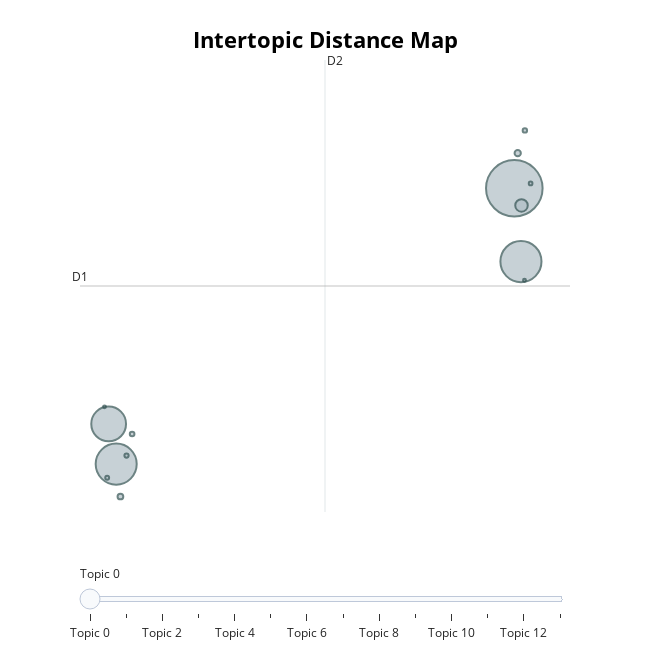

The notebook cell this image was saved under:
### Code cell
bertmodel.visualize_topics()

### Figure 1 — Plotly figure (JSON) as saved in the notebook; plotly's stock layout.template omitted (floating-point values rounded to 4 significant figures)
{"data": [{"customdata": [[0, "seizure | sharp | waves | focal | disorder", 4470], [1, "diffuse | dysfunction | cortical | slow | encephalopathy", 2358], [2, "normal | eeg | awake | sleep | drowsiness", 2353], [3, "within | limits | normal | eeg | limit", 1686], [4, "epileptiform | discharges | cortical | dysfunction | slow", 218], [5, "suspicious | sharp | waves | temporal | significance", 55], [6, "narcolepsy | rem | latency | onset | mslt", 46], [7, "name |  |  |  | ", 30], [8, "suppression | burst | thiopentone | pattern | phenobarbitone", 27], [9, "study | normal | agree | mslt | ", 25], [10, "ecg | ventricular | ectopics | awake | normal", 21], [11, "bitemporal | indicating | due | partial | arising", 19], [12, "electrocerebral | silence | prognosis | severe | process", 12], [13, "within | limits | normal | record | limit", 11]], "hovertemplate": "<b>Topic %{customdata[0]}</b><br>%{customdata[1]}<br>Size: %{customdata[2]}", "legendgroup": "", "marker": {"color": "#B0BEC5", "line": {"color": "DarkSlateGrey", "width": 2}, "size": [4470, 2358, 2353, 1686, 218, 55, 46, 30, 27, 25, 21, 19, 12, 11], "sizemode": "area", "sizeref": 2.794, "symbol": "circle"}, "mode": "markers", "name": "", "orientation": "v", "showlegend": false, "type": "scatter", "x": [13.65, 14.02, -8.415, -8.833, 14.05, 13.84, -8.18, -7.532, 14.24, -7.842, -8.914, 14.56, 14.22, -9.062], "xaxis": "x", "y": [6.359, 5.227, 2.097, 2.718, 6.093, 6.902, 1.596, 2.562, 7.254, 2.23, 1.885, 6.434, 4.94, 2.982], "yaxis": "y"}], "layout": {"annotations": [{"showarrow": false, "text": "D1", "x": -10.42, "y": 4.849, "yshift": 10}, {"showarrow": false, "text": "D2", "x": 3.16, "xshift": 10, "y": 8.342}], "height": 650, "hoverlabel": {"bgcolor": "white", "font": {"family": "Rockwell", "size": 16}}, "legend": {"itemsizing": "constant", "tracegroupgap": 0}, "margin": {"t": 60}, "shapes": [{"line": {"color": "#CFD8DC", "width": 2}, "type": "line", "x0": 3.16, "x1": 3.16, "y0": 1.357, "y1": 8.342}, {"line": {"color": "#9E9E9E", "width": 2}, "type": "line", "x0": -10.42, "x1": 16.74, "y0": 4.849, "y1": 4.849}], "sliders": [{"active": 0, "pad": {"t": 50}, "steps": [{"args": [{"marker.color": [["red", "#B0BEC5", "#B0BEC5", "#B0BEC5", "#B0BEC5", "#B0BEC5", "#B0BEC5", "#B0BEC5", "#B0BEC5", "#B0BEC5", "#B0BEC5", "#B0BEC5", "#B0BEC5", "#B0BEC5"]]}], "label": "Topic 0", "method": "update"}, {"args": [{"marker.color": [["#B0BEC5", "red", "#B0BEC5", "#B0BEC5", "#B0BEC5", "#B0BEC5", "#B0BEC5", "#B0BEC5", "#B0BEC5", "#B0BEC5", "#B0BEC5", "#B0BEC5", "#B0BEC5", "#B0BEC5"]]}], "label": "Topic 1", "method": "update"}, {"args": [{"marker.color": [["#B0BEC5", "#B0BEC5", "red", "#B0BEC5", "#B0BEC5", "#B0BEC5", "#B0BEC5", "#B0BEC5", "#B0BEC5", "#B0BEC5", "#B0BEC5", "#B0BEC5", "#B0BEC5", "#B0BEC5"]]}], "label": "Topic 2", "method": "update"}, {"args": [{"marker.color": [["#B0BEC5", "#B0BEC5", "#B0BEC5", "red", "#B0BEC5", "#B0BEC5", "#B0BEC5", "#B0BEC5", "#B0BEC5", "#B0BEC5", "#B0BEC5", "#B0BEC5", "#B0BEC5", "#B0BEC5"]]}], "label": "Topic 3", "method": "update"}, {"args": [{"marker.color": [["#B0BEC5", "#B0BEC5", "#B0BEC5", "#B0BEC5", "red", "#B0BEC5", "#B0BEC5", "#B0BEC5", "#B0BEC5", "#B0BEC5", "#B0BEC5", "#B0BEC5", "#B0BEC5", "#B0BEC5"]]}], "label": "Topic 4", "method": "update"}, {"args": [{"marker.color": [["#B0BEC5", "#B0BEC5", "#B0BEC5", "#B0BEC5", "#B0BEC5", "red", "#B0BEC5", "#B0BEC5", "#B0BEC5", "#B0BEC5", "#B0BEC5", "#B0BEC5", "#B0BEC5", "#B0BEC5"]]}], "label": "Topic 5", "method": "update"}, {"args": [{"marker.color": [["#B0BEC5", "#B0BEC5", "#B0BEC5", "#B0BEC5", "#B0BEC5", "#B0BEC5", "red", "#B0BEC5", "#B0BEC5", "#B0BEC5", "#B0BEC5", "#B0BEC5", "#B0BEC5", "#B0BEC5"]]}], "label": "Topic 6", "method": "update"}, {"args": [{"marker.color": [["#B0BEC5", "#B0BEC5", "#B0BEC5", "#B0BEC5", "#B0BEC5", "#B0BEC5", "#B0BEC5", "red", "#B0BEC5", "#B0BEC5", "#B0BEC5", "#B0BEC5", "#B0BEC5", "#B0BEC5"]]}], "label": "Topic 7", "method": "update"}, {"args": [{"marker.color": [["#B0BEC5", "#B0BEC5", "#B0BEC5", "#B0BEC5", "#B0BEC5", "#B0BEC5", "#B0BEC5", "#B0BEC5", "red", "#B0BEC5", "#B0BEC5", "#B0BEC5", "#B0BEC5", "#B0BEC5"]]}], "label": "Topic 8", "method": "update"}, {"args": [{"marker.color": [["#B0BEC5", "#B0BEC5", "#B0BEC5", "#B0BEC5", "#B0BEC5", "#B0BEC5", "#B0BEC5", "#B0BEC5", "#B0BEC5", "red", "#B0BEC5", "#B0BEC5", "#B0BEC5", "#B0BEC5"]]}], "label": "Topic 9", "method": "update"}, {"args": [{"marker.color": [["#B0BEC5", "#B0BEC5", "#B0BEC5", "#B0BEC5", "#B0BEC5", "#B0BEC5", "#B0BEC5", "#B0BEC5", "#B0BEC5", "#B0BEC5", "red", "#B0BEC5", "#B0BEC5", "#B0BEC5"]]}], "label": "Topic 10", "method": "update"}, {"args": [{"marker.color": [["#B0BEC5", "#B0BEC5", "#B0BEC5", "#B0BEC5", "#B0BEC5", "#B0BEC5", "#B0BEC5", "#B0BEC5", "#B0BEC5", "#B0BEC5", "#B0BEC5", "red", "#B0BEC5", "#B0BEC5"]]}], "label": "Topic 11", "method": "update"}, {"args": [{"marker.color": [["#B0BEC5", "#B0BEC5", "#B0BEC5", "#B0BEC5", "#B0BEC5", "#B0BEC5", "#B0BEC5", "#B0BEC5", "#B0BEC5", "#B0BEC5", "#B0BEC5", "#B0BEC5", "red", "#B0BEC5"]]}], "label": "Topic 12", "method": "update"}, {"args": [{"marker.color": [["#B0BEC5", "#B0BEC5", "#B0BEC5", "#B0BEC5", "#B0BEC5", "#B0BEC5", "#B0BEC5", "#B0BEC5", "#B0BEC5", "#B0BEC5", "#B0BEC5", "#B0BEC5", "#B0BEC5", "red"]]}], "label": "Topic 13", "method": "update"}]}], "title": {"font": {"color": "Black", "size": 22}, "text": "<b>Intertopic Distance Map</b>", "x": 0.5, "xanchor": "center", "y": 0.95, "yanchor": "top"}, "width": 650, "xaxis": {"anchor": "y", "domain": [0, 1], "range": [-10.42, 16.74], "title": {"text": ""}, "visible": false}, "yaxis": {"anchor": "x", "domain": [0, 1], "range": [1.357, 8.342], "title": {"text": ""}, "visible": false}}}
